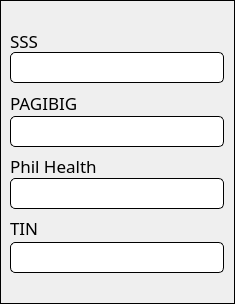
        <widget class="QFrame" name="groupIdNum">
         <property name="geometry">
          <rect>
           <x>10</x>
           <y>720</y>
           <width>235</width>
           <height>304</height>
          </rect>
         </property>
         <property name="styleSheet">
          <string notr="true">QFrame{
border: 1px solid black;
}
QLabel{
border: none;
}</string>
         </property>
         <property name="frameShape">
          <enum>QFrame::StyledPanel</enum>
         </property>
         <property name="frameShadow">
          <enum>QFrame::Raised</enum>
         </property>
         <widget class="QLabel" name="sssLabel">
          <property name="geometry">
           <rect>
            <x>10</x>
            <y>30</y>
            <width>211</width>
            <height>21</height>
           </rect>
          </property>
          <property name="font">
           <font>
            <family>Poppins</family>
            <pointsize>13</pointsize>
           </font>
          </property>
          <property name="text">
           <string>SSS</string>
          </property>
         </widget>
         <widget class="QPlainTextEdit" name="sssTextEdit">
          <property name="geometry">
           <rect>
            <x>10</x>
            <y>52</y>
            <width>214</width>
            <height>31</height>
           </rect>
          </property>
          <property name="font">
           <font>
            <family>Poppins</family>
            <pointsize>10</pointsize>
           </font>
          </property>
          <property name="styleSheet">
           <string notr="true">background-color: rgb(255, 255, 255);
border-radius: 5px;
border: 1px solid black;</string>
          </property>
          <property name="verticalScrollBarPolicy">
           <enum>Qt::ScrollBarAlwaysOff</enum>
          </property>
         </widget>
         <widget class="QLabel" name="pagibigLabel">
          <property name="geometry">
           <rect>
            <x>10</x>
            <y>92</y>
            <width>211</width>
            <height>21</height>
           </rect>
          </property>
          <property name="font">
           <font>
            <family>Poppins</family>
            <pointsize>13</pointsize>
           </font>
          </property>
          <property name="text">
           <string>PAGIBIG</string>
          </property>
         </widget>
         <widget class="QLabel" name="tinLabel">
          <property name="geometry">
           <rect>
            <x>10</x>
            <y>212</y>
            <width>211</width>
            <height>31</height>
           </rect>
          </property>
          <property name="font">
           <font>
            <family>Poppins</family>
            <pointsize>13</pointsize>
           </font>
          </property>
          <property name="text">
           <string>TIN</string>
          </property>
         </widget>
         <widget class="QLabel" name="philHealthLabel">
          <property name="geometry">
           <rect>
            <x>10</x>
            <y>150</y>
            <width>211</width>
            <height>31</height>
           </rect>
          </property>
          <property name="font">
           <font>
            <family>Poppins</family>
            <pointsize>13</pointsize>
           </font>
          </property>
          <property name="text">
           <string>Phil Health</string>
          </property>
         </widget>
         <widget class="QPlainTextEdit" name="philHealthTextEdit">
          <property name="geometry">
           <rect>
            <x>10</x>
            <y>178</y>
            <width>214</width>
            <height>31</height>
           </rect>
          </property>
          <property name="font">
           <font>
            <family>Poppins</family>
            <pointsize>10</pointsize>
           </font>
          </property>
          <property name="styleSheet">
           <string notr="true">background-color: rgb(255, 255, 255);
border-radius: 5px;
border: 1px solid black;</string>
          </property>
          <property name="verticalScrollBarPolicy">
           <enum>Qt::ScrollBarAlwaysOff</enum>
          </property>
         </widget>
         <widget class="QPlainTextEdit" name="pagibigTextEdit">
          <property name="geometry">
           <rect>
            <x>10</x>
            <y>116</y>
            <width>214</width>
            <height>31</height>
           </rect>
          </property>
          <property name="font">
           <font>
            <family>Poppins</family>
            <pointsize>10</pointsize>
           </font>
          </property>
          <property name="styleSheet">
           <string notr="true">background-color: rgb(255, 255, 255);
border-radius: 5px;
border: 1px solid black;</string>
          </property>
          <property name="verticalScrollBarPolicy">
           <enum>Qt::ScrollBarAlwaysOff</enum>
          </property>
         </widget>
         <widget class="QPlainTextEdit" name="tinTextEdit">
          <property name="geometry">
           <rect>
            <x>10</x>
            <y>242</y>
            <width>214</width>
            <height>31</height>
           </rect>
          </property>
          <property name="font">
           <font>
            <family>Poppins</family>
            <pointsize>10</pointsize>
           </font>
          </property>
          <property name="styleSheet">
           <string notr="true">background-color: rgb(255, 255, 255);
border-radius: 5px;
border: 1px solid black;</string>
          </property>
          <property name="verticalScrollBarPolicy">
           <enum>Qt::ScrollBarAlwaysOff</enum>
          </property>
         </widget>
        </widget>
